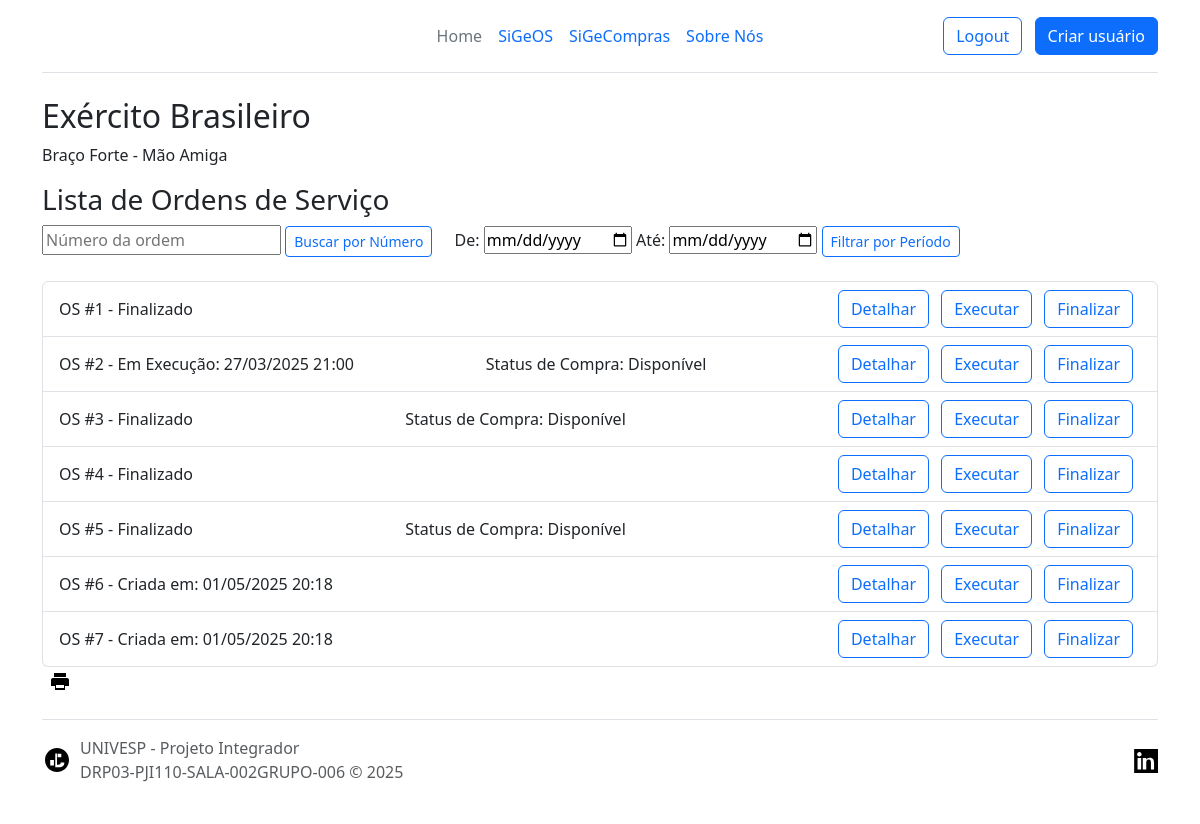
/listar/ (signed in), run on an earlier commit of the app's database.
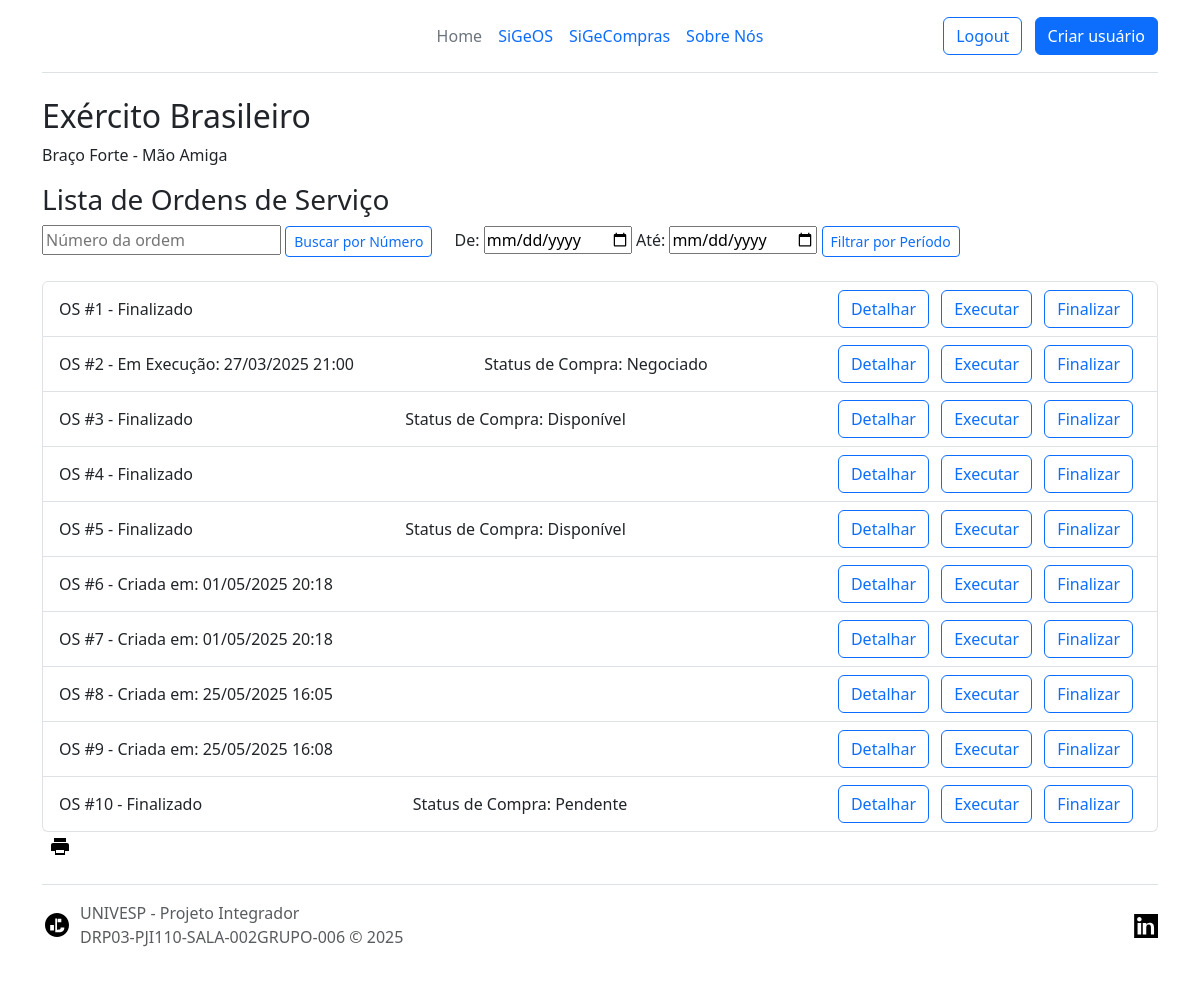
And on a later commit of the database.
### ordens/models.py (models this page shows)
class OrdemDeServico(models.Model):
    TIPO_SERVICO_CHOICES = [
        ('notebook', 'Manutenção de Notebook'),
        ('computador', 'Manutenção de Microcomputador'),
        ('acesso', 'Controle de Acesso'),
    ]
    nome_guerra = models.CharField(max_length=100)
    posto = models.CharField(max_length=50)
    graduacao = models.CharField(max_length=50)
    telefone_contato = models.CharField(max_length=15)
    esquadrilha = models.CharField(max_length=100)
    funcao = models.CharField(max_length=100)
    tipo_servico = models.CharField(max_length=50, choices=TIPO_SERVICO_CHOICES)
    descricao_problema = models.TextField()
    data_criacao = models.DateTimeField(auto_now_add=True)
    status = models.CharField(max_length=20, default='Aberta', editable=False)
    nome_executante = models.CharField(max_length=100, null=True, blank=True)
    prioridade_execucao = models.CharField(max_length=20, choices=[('alta', 'Alta'), ('media', 'Média'), ('baixa', 'Baixa')], null=True, blank=True)
    possui_material = models.BooleanField(default=False)
    material_necessario = models.TextField(null=True, blank=True)
    data_execucao = models.DateTimeField(null=True, blank=True)
    material_utilizado = models.TextField(null=True, blank=True, verbose_name="Material Utilizado")
    ferramenta_utilizada = models.TextField(null=True, blank=True, verbose_name="Ferramenta Utilizada")
    descricao_detalhada = models.TextField(null=True, blank=True, verbose_name="Descrição Detalhada")
    numero_configuracao = models.CharField(max_length=100, null=True, blank=True, verbose_name="Número de Configuração")
    modificacao_sistema = models.TextField(null=True, blank=True, verbose_name="Modificação no Sistema (se aplicável)")
    fornecedor = models.CharField(max_length=100, null=True, blank=True)
    valor_compra = models.DecimalField(max_digits=10, decimal_places=2, null=True, blank=True)
    status_compra = models.CharField(
        max_length=20,
        choices=[
            ('pendente', 'Pendente'),
            ('negociado', 'Negociado'),
            ('entregue', 'Entregue'),
            ('disponivel', 'Disponível'),
            ('deferido', 'Deferido')
        ],
        default='pendente'
    )

### ordens/views.py (the view)
# urls.py: path('listar/', listar_ordens, name='listar_ordens'),
@verifica_grupo(['Administrador', 'Usuario', 'Tecnico'], login_url='/erro_permissao/')
def listar_ordens(request):
    ordens = OrdemDeServico.objects.all()
    return render(request, 'listar_ordens.html', {'ordens': ordens})

### ordens/views.py (called while the page is built)
def verifica_grupo(lista_grupos, login_url='/erro_permissao/'):
    def decorator(view_func):
        @wraps(view_func)
        def _wrapped_view(request, *args, **kwargs):
            if request.user.is_authenticated and request.user.groups.filter(name__in=lista_grupos).exists():
                return view_func(request, *args, **kwargs)
            else:
                return redirect(login_url)  # Redireciona para a página de erro de permissão
        return _wrapped_view
    return decorator

### ordens/templates/listar_ordens.html (shortened to what this page needs)
<!DOCTYPE html>
<html lang="pt-BR" data-bs-theme="auto">
<head>
    <link href="https://cdn.jsdelivr.net/npm/bootstrap@5.3.6/dist/css/bootstrap.min.css" rel="stylesheet">
</head>
<body>
    <div class="container">
        <header class="d-flex flex-wrap align-items-center justify-content-center justify-content-md-between py-3 mb-4 border-bottom">
            <div class="col-md-3 mb-2 mb-md-0">
                <a href="/" class="d-inline-flex link-body-emphasis text-decoration-none">
                    <svg class="bi" width="40" height="32" role="img" aria-label="Bootstrap">
                        <use xlink:href="#bootstrap" />
                    </svg>
                </a>
            </div>
            <ul class="nav col-12 col-md-auto mb-2 justify-content-center mb-md-0">
                <li><a href="{% url 'home' %}" class="nav-link px-2 link-secondary">Home</a></li>
                <li><a href="{% url 'home_ordem' %}" class="nav-link px-2">SiGeOS</a></li>
                <li><a href="{% url 'home_compras' %}" class="nav-link px-2">SiGeCompras</a></li>
                <li><a href="{% url 'about' %}" class="nav-link px-2">Sobre Nós</a></li>
            </ul>
            <div class="col-md-3 text-end">
                {% if user.is_authenticated %}
                <a href="{% url 'logout' %}" class="btn btn-outline-primary me-2">Logout</a> {% else %}
                <a href="{% url 'login' %}" class="btn btn-outline-primary me-2">Login</a> {% endif %} {% if user.groups.all.0.name == "Administrador" %}
                <a href="{% url 'registrar' %}" class="btn btn-primary">Criar usuário</a> {% endif %}
            </div>
    </div>
    <div class="container">
        <h2>Exército Brasileiro</h2>
        <p>Braço Forte - Mão Amiga</p>
    </div>
    <div class="container">
        <h3>Lista de Ordens de Serviço</h3>
    </div>
    <div class="container">
        <form action="{% url 'buscar_por_numero' %}" method="get" style="display: inline-block; margin-right: 10px;">
            <input type="text" name="numero_ordem" placeholder="Número da ordem" required>
            <button type="submit" class="btn btn-outline-primary me-2 btn-sm">Buscar por Número</button>
        </form>
        <form action="{% url 'filtrar_por_periodo' %}" method="get" style="display: inline-block;">
            <label for="inicio">De:</label>
            <input type="date" name="inicio" id="inicio" required>
            <label for="fim">Até:</label>
            <input type="date" name="fim" id="fim" required>
            <button type="submit" class="btn btn-outline-primary me-2 btn-sm">Filtrar por Período</button>
        </form>
    </div>
    <br>
    <div class="container">
        <ul class="list-group">
            {% for ordem in ordens %}
            <li class="list-group-item d-flex justify-content-between align-items-center">
                <span>OS #{{ ordem.id }} -
                        {% if ordem.status == 'Finalizada' %}
                            Finalizado
                        {% elif ordem.data_execucao %}
                            Em Execução: {{ ordem.data_execucao|date:"d/m/Y H:i" }}
                        {% else %}
                            Criada em: {{ ordem.data_criacao|date:"d/m/Y H:i" }}
                        {% endif %}
                    </span> {% if ordem.material_necessario %}
                <span class="status">Status de Compra:
                            {% if ordem.status_compra == 'pendente' %}Pendente{% elif ordem.status_compra == 'negociado' %}Negociado
                            {% elif ordem.status_compra == 'entregue' %}Entregue{% elif ordem.status_compra == 'disponivel' %}Disponível
                            {% elif ordem.status_compra == 'deferido' %}Deferido{% else %}Não definido{% endif %}
                        </span> {% endif %}
                <div>
                    <a href="{% url 'detalhar_ordem' ordem.id %}" class="btn btn-outline-primary me-2">Detalhar</a>
                    <a href="{% url 'executar_ordem' ordem.id %}" class="btn btn-outline-primary me-2">Executar</a>
                    <a href="{% url 'finalizar_ordem' ordem.id %}" class="btn btn-outline-primary me-2">Finalizar</a>
                </div>
            </li>
            {% endfor %}
        </ul>
        <button onclick="window.print()" style="background: none; border: none; cursor: pointer;" title="Imprimir">
            <svg xmlns="http://www.w3.org/2000/svg" width="24" height="24" fill="currentColor" viewBox="0 0 24 24">
                <path d="M19 8H5c-1.1 0-2 .9-2 2v6h4v4h10v-4h4v-6c0-1.1-.9-2-2-2zM16 18H8v-3h8v3zM18 3H6v4h12V3z" />
            </svg>
        </button>
    </div>
    <div class="container">
        <footer class="d-flex flex-wrap justify-content-between align-items-center py-3 my-4 border-top">
            <div class="col-md-4 d-flex align-items-center">
                <a href="/" class="mb-3 me-2 mb-md-0 text-body-secondary text-decoration-none lh-1" aria-label="Bootstrap">
                    <svg class="bi" width="30" height="24" aria-hidden="true">
                        <use xlink:href="#django" />
                    </svg>
                </a>
                <span class="mb-3 mb-md-0 text-body-secondary">UNIVESP - Projeto Integrador <br> DRP03-PJI110-SALA-002GRUPO-006 &copy; 2025</span>
            </div>
            <ul class="nav col-md-4 justify-content-end list-unstyled d-flex">
                <li class="ms-3">
                    <a class="text-body-secondary" href="https://www.linkedin.com/in/josecemessias" aria-label="#linkedin">
                        <svg class="bi" width="24" height="24" aria-hidden="true">
                            <use xlink:href="#linkedin" />
                        </svg>
                    </a>
                </li>
            </ul>
        </footer>
    </div>
</body>
</html>

What changed in the data, as far as the page shows it:
changed OrdemDeServico id 2: status_compra "Disponível" → "Negociado"
added OrdemDeServico: id "8", data_criacao "25/05/2025 16:05"
added OrdemDeServico: id "9", data_criacao "25/05/2025 16:08"
added OrdemDeServico: id "10", status "Finalizado", shows "Status de Compra:", status_compra "Pendente"
